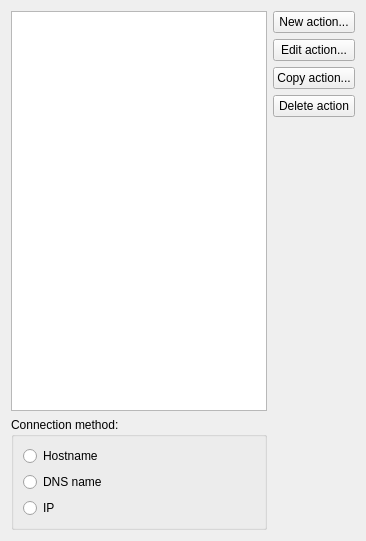
     <widget class="QWidget" name="tab_actions">
      <attribute name="title">
       <string>Actions</string>
      </attribute>
      <layout class="QGridLayout" name="gridLayout_6">
       <item row="0" column="2">
        <layout class="QVBoxLayout" name="verticalLayout_4">
         <item>
          <widget class="QPushButton" name="button_new_action">
           <property name="text">
            <string>New action...</string>
           </property>
          </widget>
         </item>
         <item>
          <widget class="QPushButton" name="button_edit_action">
           <property name="text">
            <string>Edit action...</string>
           </property>
          </widget>
         </item>
         <item>
          <widget class="QPushButton" name="button_copy_action">
           <property name="text">
            <string>Copy action...</string>
           </property>
          </widget>
         </item>
         <item>
          <widget class="QPushButton" name="button_delete_action">
           <property name="text">
            <string>Delete action</string>
           </property>
          </widget>
         </item>
         <item>
          <spacer name="verticalSpacer_2">
           <property name="orientation">
            <enum>Qt::Vertical</enum>
           </property>
           <property name="sizeHint" stdset="0">
            <size>
             <width>20</width>
             <height>40</height>
            </size>
           </property>
          </spacer>
         </item>
        </layout>
       </item>
       <item row="1" column="0">
        <widget class="QGroupBox" name="groupbox_connection_method">
         <property name="title">
          <string>Connection method:</string>
         </property>
         <layout class="QVBoxLayout" name="verticalLayout_5">
          <item>
           <widget class="QRadioButton" name="input_radiobutton_connect_by_host">
            <property name="text">
             <string>Hostname</string>
            </property>
           </widget>
          </item>
          <item>
           <widget class="QRadioButton" name="input_radiobutton_connect_by_dns">
            <property name="text">
             <string>DNS name</string>
            </property>
           </widget>
          </item>
          <item>
           <widget class="QRadioButton" name="input_radiobutton_connect_by_ip">
            <property name="text">
             <string>IP</string>
            </property>
           </widget>
          </item>
         </layout>
        </widget>
       </item>
       <item row="0" column="0">
        <widget class="QListWidget" name="list_actions">
         <property name="sizePolicy">
          <sizepolicy hsizetype="MinimumExpanding" vsizetype="MinimumExpanding">
           <horstretch>0</horstretch>
           <verstretch>0</verstretch>
          </sizepolicy>
         </property>
         <property name="minimumSize">
          <size>
           <width>0</width>
           <height>400</height>
          </size>
         </property>
         <property name="resizeMode">
          <enum>QListView::Adjust</enum>
         </property>
        </widget>
       </item>
       <item row="2" column="0">
        <spacer name="verticalSpacer_8">
         <property name="orientation">
          <enum>Qt::Vertical</enum>
         </property>
         <property name="sizeHint" stdset="0">
          <size>
           <width>0</width>
           <height>0</height>
          </size>
         </property>
        </spacer>
       </item>
      </layout>
     </widget>
